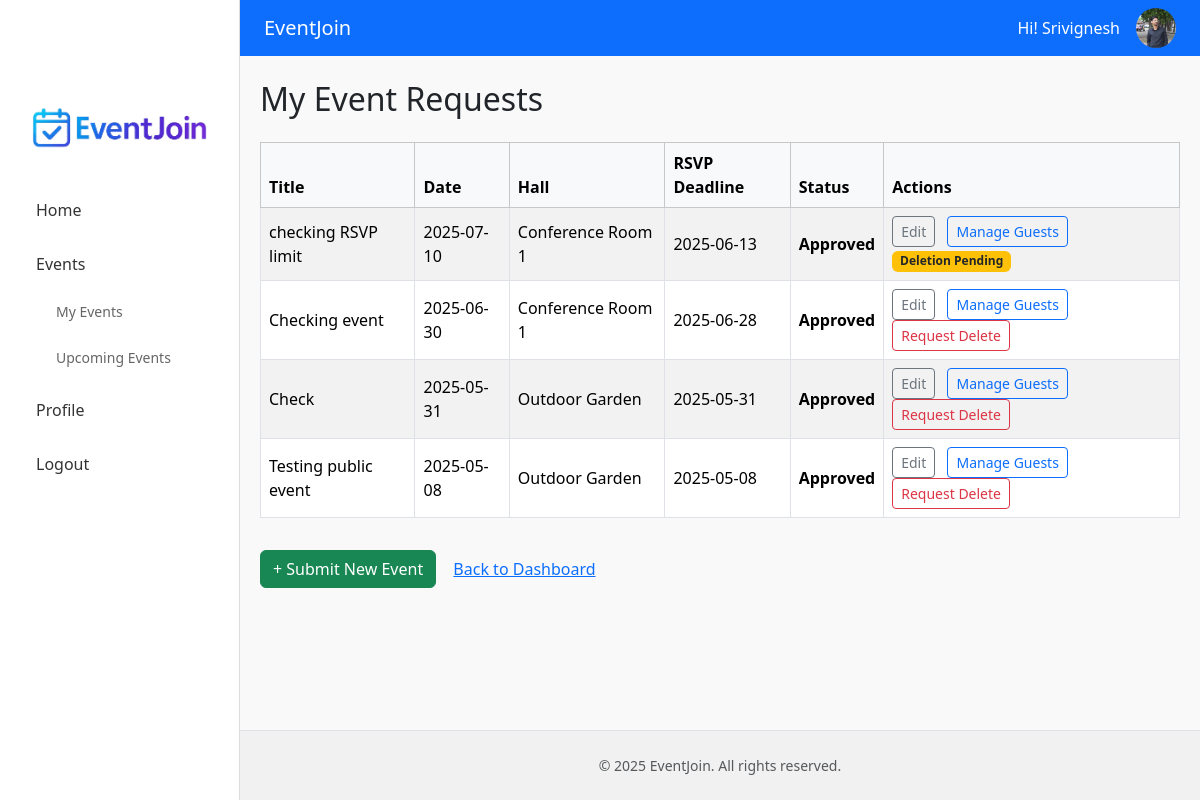
/requestor/my_events.php (signed in), run on the app's committed database.
### tables this page shows
CREATE TABLE `users` (
  `id` int(11) NOT NULL,
  `first_name` varchar(100) DEFAULT NULL,
  `last_name` varchar(100) DEFAULT NULL,
  `name` varchar(100) NOT NULL,
  `email` varchar(100) NOT NULL,
  `phone` varchar(20) DEFAULT NULL,
  `address` text DEFAULT NULL,
  `city` varchar(100) DEFAULT NULL,
  `country` varchar(100) DEFAULT NULL,
  `bio` text DEFAULT NULL,
  `profile_pic` varchar(255) DEFAULT NULL,
  `password` varchar(255) NOT NULL,
  `role` enum('venue_manager','requestor','registered_user') NOT NULL
);

CREATE TABLE `events` (
  `id` int(11) NOT NULL,
  `title` varchar(150) NOT NULL,
  `description` text DEFAULT NULL,
  `event_date` date NOT NULL,
  `event_time` time NOT NULL,
  `hall_id` int(11) NOT NULL,
  `banner_image` varchar(255) DEFAULT NULL,
  `created_by` int(11) NOT NULL,
  `status` enum('pending','approved','rejected') DEFAULT 'pending',
  `rsvp_deadline` date DEFAULT NULL,
  `rsvp_limit` int(11) DEFAULT NULL,
  `created_at` timestamp NOT NULL DEFAULT current_timestamp(),
  `is_public` tinyint(1) DEFAULT 0,
  `delete_requested` tinyint(1) DEFAULT 0
);

CREATE TABLE `halls` (
  `id` int(11) NOT NULL,
  `name` varchar(100) NOT NULL
);

### requestor/my_events.php (the view, shortened to what this page needs)
<?php
require_once '../config/conn.php';
include '../includes/header.php';
include '../includes/sidebar.php';
$stmt = $pdo->prepare("
    SELECT e.id, e.title, e.event_date, e.rsvp_deadline, e.status, e.delete_requested, h.name AS hall_name
    FROM events e
    JOIN halls h ON e.hall_id = h.id
    WHERE e.created_by = ?
    ORDER BY e.event_date DESC
");
$stmt->execute([$_SESSION['user_id']]);
$events = $stmt->fetchAll(PDO::FETCH_ASSOC);
?>
<div class="main-content container py-4">
    <h2 class="mb-4">My Event Requests</h2>
    <?php if (count($events) > 0): ?>
        <div class="table-responsive">
            <table class="table table-bordered table-striped align-middle">
                <thead class="table-light">
                    <tr>
                        <th>Title</th>
                        <th>Date</th>
                        <th>Hall</th>
                        <th>RSVP Deadline</th>
                        <th>Status</th>
                        <th>Actions</th>
                    </tr>
                </thead>
                <tbody>
                    <?php foreach ($events as $event): ?>
                        <tr>
                            <td><?= htmlspecialchars($event['title']) ?></td>
                            <td><?= $event['event_date'] ?></td>
                            <td><?= htmlspecialchars($event['hall_name']) ?></td>
                            <td><?= $event['rsvp_deadline'] ?></td>
                            <td><strong><?= ucfirst($event['status']) ?></strong></td>
                            <td>
                                <a href="edit_event.php?event_id=<?= $event['id'] ?>" class="btn btn-sm btn-outline-secondary me-2">Edit</a>
                                <a href="manage_event.php?event_id=<?= $event['id'] ?>" class="btn btn-sm btn-outline-primary me-2">Manage Guests</a>
                                <?php if ($event['delete_requested']): ?>
                                    <span class="badge bg-warning text-dark">Deletion Pending</span>
                                <?php else: ?>
                                    <form method="POST" action="request_delete.php" style="display:inline;">
                                        <button type="submit" class="btn btn-sm btn-outline-danger"
                                                onclick="return confirm('Send deletion request to venue manager?');">
                                            Request Delete
                                        </button>
                                    </form>
                                <?php endif; ?>
                            </td>
                        </tr>
                    <?php endforeach; ?>
                </tbody>
            </table>
        </div>
    <?php else: ?>
        <p class="text-muted">You haven’t submitted any events yet.</p>
    <?php endif; ?>
    <div class="mt-3">
        <a href="submit_event.php" class="btn btn-success">+ Submit New Event</a>
        <a href="/capstone/registered_user/my_events.php" class="btn btn-link">Back to Dashboard</a>
    </div>
</div>
<?php include '../includes/footer.php'; ?>

### includes/header.php (shortened to what this page needs)
<?php
require_once $_SERVER['DOCUMENT_ROOT'] . '/capstone/config/conn.php';
?>
<!DOCTYPE html>
<html lang="en">
<head>
    <link rel="stylesheet" href="https://cdn.jsdelivr.net/npm/bootstrap@5.3.3/dist/css/bootstrap.min.css">
    <link rel="stylesheet" href="/capstone/assets/css/style.css">
</head>
<body class="d-flex flex-column min-vh-100">
<nav class="navbar navbar-expand-lg navbar-dark bg-primary px-4">
    <a class="navbar-brand" href="index.php">EventJoin</a>
    <div class="ms-auto d-flex align-items-center gap-3">
        <?php if (isset($_SESSION['user_id'])): ?>
            <?php
                $stmt = $pdo->prepare("SELECT first_name, profile_pic FROM users WHERE id = ?");
                $stmt->execute([$_SESSION['user_id']]);
                $userData = $stmt->fetch();
                $profilePic = $userData['profile_pic'] ?? '';
                $profilePicPath = '/capstone/assets/images/profile_pic/' . $profilePic;
                $defaultPic = '/capstone/assets/images/avatar.png';
                $absolutePath = $_SERVER['DOCUMENT_ROOT'] . '/capstone/assets/images/profile_pic/' . $profilePic;
                $finalPic = (!empty($profilePic) && file_exists($absolutePath)) ? $profilePicPath : $defaultPic;
                $displayName = $userData['first_name'] ?? 'User';
            ?>
            <span class="text-white">Hi! <?= htmlspecialchars($displayName) ?></span>
            <img src="<?= htmlspecialchars($finalPic) ?>" alt="Avatar" class="rounded-circle" style="width: 40px; height: 40px;">
        <?php else: ?>
            <a href="/capstone/login.php" class="btn btn-light btn-sm">Login</a>
        <?php endif; ?>
    </div>
</nav>

### assets/css/style.css (style rules this page uses)
body { display: flex; flex-direction: column; min-height: 100vh; margin-left: 240px; }
.main-content { flex: 1; padding: 20px; background: #f9f9f9; }

### data on the page
users: first_name "Srivignesh", profile_pic (picture)
events: title "checking RSVP limit", event_date "2025-07-10", hall.name "Conference Room 1", rsvp_deadline "2025-06-13", status "Approved", delete_requested "Deletion Pending"
events: title "Checking event", event_date "2025-06-30", hall.name "Conference Room 1", rsvp_deadline "2025-06-28", status "Approved"
events: title "Check", event_date "2025-05-31", hall.name "Outdoor Garden", rsvp_deadline "2025-05-31", status "Approved"
events: title "Testing public event", event_date "2025-05-08", hall.name "Outdoor Garden", rsvp_deadline "2025-05-08", status "Approved"
